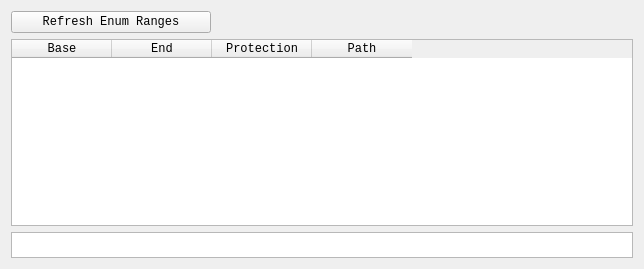
<?xml version="1.0" encoding="UTF-8"?>
<ui version="4.0">
 <class>Form</class>
 <widget class="QWidget" name="Form">
  <property name="geometry">
   <rect>
    <x>0</x>
    <y>0</y>
    <width>644</width>
    <height>269</height>
   </rect>
  </property>
  <property name="windowTitle">
   <string>Enum Ranges</string>
  </property>
  <layout class="QGridLayout" name="gridLayout">
   <item row="1" column="0">
    <widget class="QTableWidget" name="enumRangesTableWidget">
     <property name="font">
      <font>
       <family>Courier New</family>
      </font>
     </property>
     <attribute name="horizontalHeaderVisible">
      <bool>true</bool>
     </attribute>
     <column>
      <property name="text">
       <string>Base</string>
      </property>
     </column>
     <column>
      <property name="text">
       <string>End</string>
      </property>
     </column>
     <column>
      <property name="text">
       <string>Protection</string>
      </property>
     </column>
     <column>
      <property name="text">
       <string>Path</string>
      </property>
     </column>
    </widget>
   </item>
   <item row="2" column="0">
    <widget class="QTextEdit" name="enumRangesFilter">
     <property name="minimumSize">
      <size>
       <width>0</width>
       <height>0</height>
      </size>
     </property>
     <property name="maximumSize">
      <size>
       <width>16777215</width>
       <height>26</height>
      </size>
     </property>
    </widget>
   </item>
   <item row="0" column="0">
    <widget class="QPushButton" name="refreshEnumRangesBtn">
     <property name="sizePolicy">
      <sizepolicy hsizetype="Preferred" vsizetype="Fixed">
       <horstretch>0</horstretch>
       <verstretch>0</verstretch>
      </sizepolicy>
     </property>
     <property name="minimumSize">
      <size>
       <width>0</width>
       <height>0</height>
      </size>
     </property>
     <property name="maximumSize">
      <size>
       <width>200</width>
       <height>16777215</height>
      </size>
     </property>
     <property name="font">
      <font>
       <family>Courier New</family>
      </font>
     </property>
     <property name="text">
      <string>Refresh Enum Ranges</string>
     </property>
    </widget>
   </item>
  </layout>
 </widget>
 <resources/>
 <connections/>
</ui>
